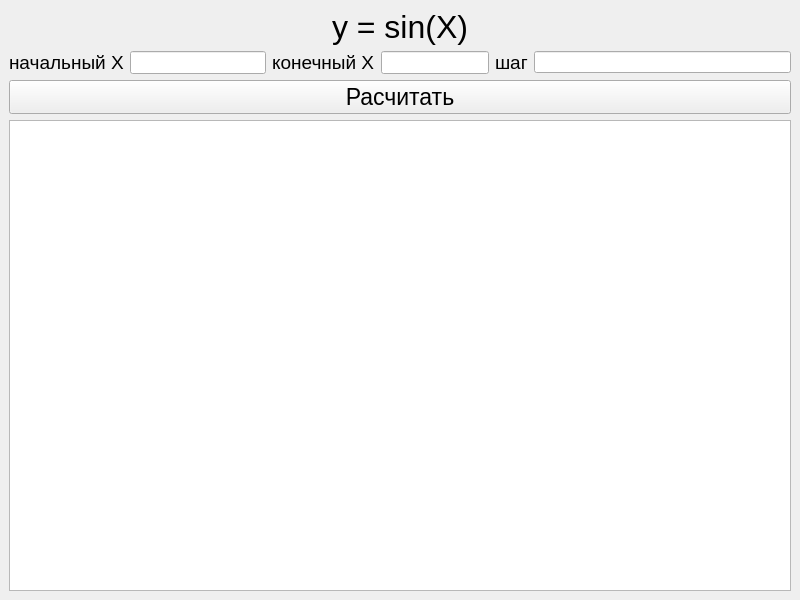
<?xml version="1.0" encoding="UTF-8"?>
<ui version="4.0">
 <class>MainWindow</class>
 <widget class="QMainWindow" name="MainWindow">
  <property name="geometry">
   <rect>
    <x>0</x>
    <y>0</y>
    <width>800</width>
    <height>600</height>
   </rect>
  </property>
  <property name="windowTitle">
   <string>MainWindow</string>
  </property>
  <widget class="QWidget" name="centralwidget">
   <layout class="QVBoxLayout" name="verticalLayout">
    <item>
     <layout class="QHBoxLayout" name="horizontalLayout">
      <item>
       <spacer name="horizontalSpacer">
        <property name="orientation">
         <enum>Qt::Horizontal</enum>
        </property>
        <property name="sizeType">
         <enum>QSizePolicy::Expanding</enum>
        </property>
        <property name="sizeHint" stdset="0">
         <size>
          <width>40</width>
          <height>20</height>
         </size>
        </property>
       </spacer>
      </item>
      <item>
       <widget class="QLabel" name="label">
        <property name="font">
         <font>
          <pointsize>24</pointsize>
         </font>
        </property>
        <property name="text">
         <string>y = sin(X)</string>
        </property>
       </widget>
      </item>
      <item>
       <spacer name="horizontalSpacer_2">
        <property name="orientation">
         <enum>Qt::Horizontal</enum>
        </property>
        <property name="sizeHint" stdset="0">
         <size>
          <width>40</width>
          <height>20</height>
         </size>
        </property>
       </spacer>
      </item>
     </layout>
    </item>
    <item>
     <layout class="QHBoxLayout" name="horizontalLayout_4">
      <item>
       <layout class="QHBoxLayout" name="horizontalLayout_2">
        <item>
         <widget class="QLabel" name="label_3">
          <property name="font">
           <font>
            <pointsize>14</pointsize>
           </font>
          </property>
          <property name="text">
           <string>начальный X</string>
          </property>
         </widget>
        </item>
        <item>
         <widget class="QLineEdit" name="startX">
          <property name="maximumSize">
           <size>
            <width>16777215</width>
            <height>40</height>
           </size>
          </property>
         </widget>
        </item>
       </layout>
      </item>
      <item>
       <layout class="QHBoxLayout" name="horizontalLayout_3">
        <item>
         <widget class="QLabel" name="label_4">
          <property name="font">
           <font>
            <pointsize>14</pointsize>
           </font>
          </property>
          <property name="text">
           <string>конечный Х</string>
          </property>
         </widget>
        </item>
        <item>
         <widget class="QLineEdit" name="endX">
          <property name="maximumSize">
           <size>
            <width>16777215</width>
            <height>40</height>
           </size>
          </property>
         </widget>
        </item>
        <item>
         <widget class="QLabel" name="label_5">
          <property name="font">
           <font>
            <pointsize>14</pointsize>
           </font>
          </property>
          <property name="text">
           <string>шаг</string>
          </property>
         </widget>
        </item>
       </layout>
      </item>
      <item>
       <widget class="QLineEdit" name="step"/>
      </item>
     </layout>
    </item>
    <item>
     <widget class="QPushButton" name="pushButton">
      <property name="font">
       <font>
        <pointsize>17</pointsize>
       </font>
      </property>
      <property name="text">
       <string>Расчитать</string>
      </property>
     </widget>
    </item>
    <item>
     <widget class="QTextEdit" name="textEdit"/>
    </item>
   </layout>
  </widget>
 </widget>
 <resources/>
 <connections/>
</ui>
